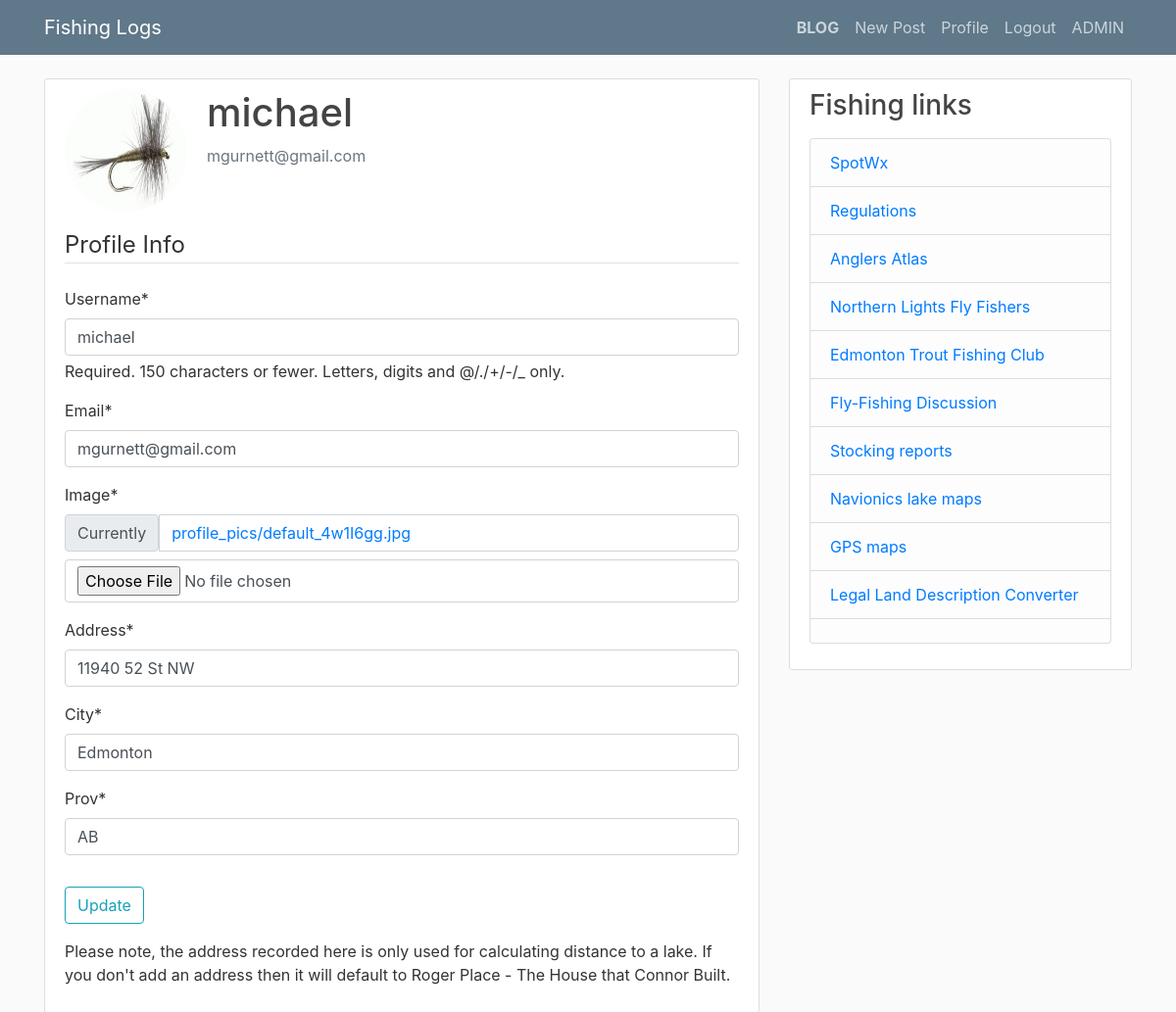
/profile/ (signed in), run on the app's committed database.
### users/models.py (models this page shows, shortened)
class Profile(models.Model):
    user = models.OneToOneField(User, on_delete=models.CASCADE)
    address = models.CharField (max_length=100, default = '10220 104 Ave NW')
    city = models.CharField (max_length=15, default = 'Edmonton')
    prov = models.CharField (max_length=5, default = 'AB')
    image = models.ImageField(default='default.jpg', upload_to='profile_pics')

### users/views.py (the view)
# urls.py: path('profile/', user_views.profile, name='profile'),
@login_required
def profile(request):
    if request.method == 'POST':
        u_form = UserUpdateForm(request.POST, instance=request.user)
        p_form = ProfileUpdateForm(request.POST,
                                   request.FILES,
                                   instance=request.user.profile)
        if u_form.is_valid() and p_form.is_valid():
            u_form.save()
            p_form.save()
            messages.success(request, f'Your account has been updated!')
            return redirect('profile')
    else:
        u_form = UserUpdateForm(instance=request.user)
        p_form = ProfileUpdateForm(instance=request.user.profile)
    context = {
        'u_form': u_form,
        'p_form': p_form
        }
    return render(request, 'users/profile.html', context)

### users/forms.py
class UserUpdateForm(forms.ModelForm):
    email = forms.EmailField()
    class Meta:
        model = User
        fields = ['username', 'email']

class ProfileUpdateForm(forms.ModelForm):
    class Meta:
        model = Profile
        fields = ['image', 'address', 'city', 'prov']

### users/templates/users/profile.html (shortened to what this page needs)
{% extends "blog/base.html" %}
{% load crispy_forms_tags %}
{% block content %}
    <div class="content-section">
      <div class="media">
        <img class="rounded-circle account-img" src="{{ user.profile.image.url }}">
        <div class="media-body">
          <h2 class="account-heading">{{ user.username }}</h2>
          <p class="text-secondary">{{ user.email }}</p>
        </div>
      </div>
      <form method="POST" enctype="multipart/form-data">
          <fieldset class="form-group">
              <legend class="border-bottom mb-4">Profile Info</legend>
              {{ u_form|crispy }}
              {{ p_form|crispy }}
          </fieldset>
          <div class="form-group">
              <button class="btn btn-outline-info" type="submit">Update</button>
          </div>
      </form>
      <p>
        Please note, the address recorded here is only used for calculating distance to a lake.  If you don't add an address then it will default to Roger Place - The House that Connor Built.
      </p>
    </div>
{% endblock content %}

### static/blog/main.css (style rules this page uses)
body { background: #fafafa; color: #333333; margin-top: 5rem; }
h1, h2, h3, h4, h5, h6 { color: #444444; }
.content-section { background: #ffffff; padding: 10px 20px; border: 1px solid #dddddd; border-radius: 3px; margin-bottom: 20px; }
.account-img { height: 125px; width: 125px; margin-right: 20px; margin-bottom: 16px; }
.account-heading { font-size: 2.5rem; }

### data on the page
Profile: address "11940 52 St NW", city "Edmonton", prov "AB"

### other printed values
{{ user.username }} "michael"
{{ user.email }} "mgurnett@gmail.com"
